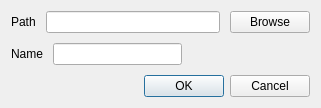
<?xml version="1.0" encoding="UTF-8"?>
<ui version="4.0">
 <class>EngineDialog</class>
 <widget class="QDialog" name="EngineDialog">
  <property name="windowModality">
   <enum>Qt::WindowModal</enum>
  </property>
  <property name="geometry">
   <rect>
    <x>0</x>
    <y>0</y>
    <width>321</width>
    <height>108</height>
   </rect>
  </property>
  <property name="windowTitle">
   <string>Engine properties</string>
  </property>
  <layout class="QVBoxLayout" name="verticalLayout">
   <property name="spacing">
    <number>10</number>
   </property>
   <item>
    <layout class="QHBoxLayout" name="horizontalLayout">
     <item>
      <widget class="QLabel" name="pathLabel">
       <property name="text">
        <string>Path</string>
       </property>
      </widget>
     </item>
     <item>
      <widget class="QLineEdit" name="pathLine"/>
     </item>
     <item>
      <widget class="QPushButton" name="browseBtn">
       <property name="text">
        <string>Browse</string>
       </property>
      </widget>
     </item>
    </layout>
   </item>
   <item>
    <layout class="QHBoxLayout" name="horizontalLayout_2">
     <item>
      <widget class="QLabel" name="nameLabel">
       <property name="text">
        <string>Name</string>
       </property>
      </widget>
     </item>
     <item>
      <widget class="QLineEdit" name="nameLine"/>
     </item>
     <item>
      <spacer name="horizontalSpacer">
       <property name="orientation">
        <enum>Qt::Horizontal</enum>
       </property>
       <property name="sizeHint" stdset="0">
        <size>
         <width>40</width>
         <height>20</height>
        </size>
       </property>
      </spacer>
     </item>
    </layout>
   </item>
   <item>
    <widget class="QDialogButtonBox" name="buttonBox">
     <property name="orientation">
      <enum>Qt::Horizontal</enum>
     </property>
     <property name="standardButtons">
      <set>QDialogButtonBox::Cancel|QDialogButtonBox::Ok</set>
     </property>
    </widget>
   </item>
  </layout>
 </widget>
 <resources/>
 <connections>
  <connection>
   <sender>buttonBox</sender>
   <signal>accepted()</signal>
   <receiver>EngineDialog</receiver>
   <slot>accept()</slot>
   <hints>
    <hint type="sourcelabel">
     <x>248</x>
     <y>254</y>
    </hint>
    <hint type="destinationlabel">
     <x>157</x>
     <y>274</y>
    </hint>
   </hints>
  </connection>
  <connection>
   <sender>buttonBox</sender>
   <signal>rejected()</signal>
   <receiver>EngineDialog</receiver>
   <slot>reject()</slot>
   <hints>
    <hint type="sourcelabel">
     <x>316</x>
     <y>260</y>
    </hint>
    <hint type="destinationlabel">
     <x>286</x>
     <y>274</y>
    </hint>
   </hints>
  </connection>
 </connections>
</ui>
